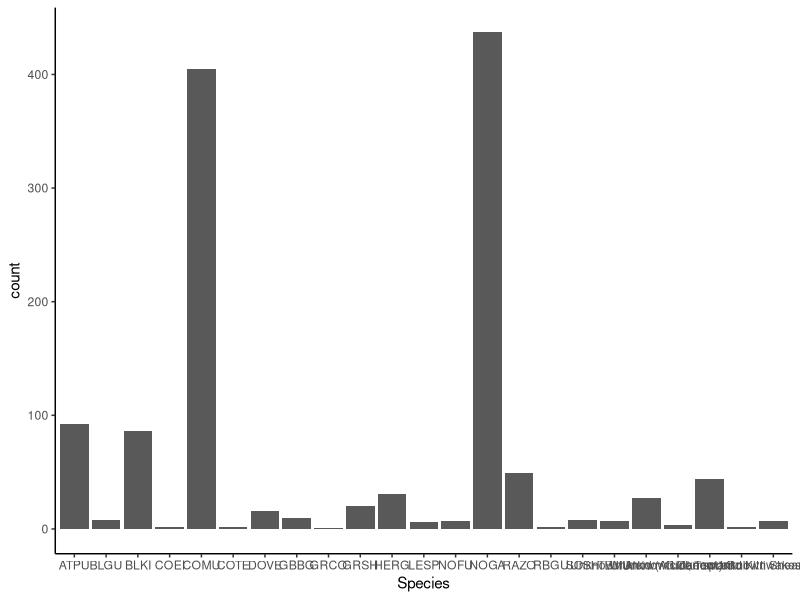

Source code (R):
## ---- chunk 1
rm(list=ls())
library(tidyverse)
library(doBy)
library(lubridate)
## ---- chunk 2
#create dataset of just seabirds
hpai <- read.csv("data/2023-06-22_HPAI_Mortality_Tracker - Newfoundland.csv", na = "NA") %>%
  select(UniqueID, SiteName, Year, Month, Day, DateObserved, Lat, Long, SpeciesAlphaCode, GroupAs, Individual_HPAIVstatus, AgeClass, LandWater, Colony_Y_N,  IFcolony_complete_partial_survey, TotalObserved) %>%
  dplyr::rename(Species = SpeciesAlphaCode, Date = DateObserved, Total = TotalObserved) %>%
  mutate(Date = as.Date(Date)) %>%
  mutate(TotalCat = ifelse(Total > 50, "> 50", ifelse(Total < 10, "< 10", "10 to 50"))) %>%
  filter(GroupAs %>% str_detect("seabirds")) %>%
  filter(Individual_HPAIVstatus == "positive" | is.na(Individual_HPAIVstatus)) %>%
  select(-GroupAs) %>%
  arrange(Date)

ggplot(data = hpai, aes(x = Species)) +
  geom_bar() +
  theme_classic()

#make a new dataset with cleaned up species categories
top4 <- hpai

#first change all 'unknown' species to other
top4species <- c("COMU", "NOGA", "ATPU", "BLKI")
top4$Species <- sapply(strsplit(top4$Species, ',,\\s*'), function(x) {  x[!x %in% top4species ] <- 'Other'
  toString(x)})

summary(as.factor(top4$Species))

#Make Newfoundland polygon
world_map <- map_data("world")
Newfoundland <- subset(world_map, world_map$subregion == "Newfoundland")
Canada <- subset(world_map, world_map$region == "Canada")

#save the data files
save(hpai, file = "data/hpai.Rda")
save(top4, file = "data/top4.Rda")
save(Canada, file = "data/Canada.Rda")
